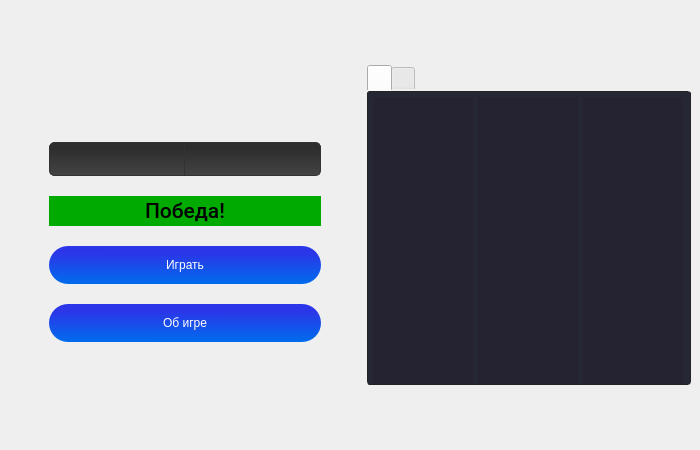
<?xml version="1.0" encoding="UTF-8"?>
<ui version="4.0">
 <author>Gapizova</author>
 <class>MainWindow</class>
 <widget class="QMainWindow" name="MainWindow">
  <property name="geometry">
   <rect>
    <x>0</x>
    <y>0</y>
    <width>700</width>
    <height>450</height>
   </rect>
  </property>
  <property name="minimumSize">
   <size>
    <width>700</width>
    <height>400</height>
   </size>
  </property>
  <property name="maximumSize">
   <size>
    <width>750</width>
    <height>450</height>
   </size>
  </property>
  <property name="windowTitle">
   <string>Крестики - Нолики</string>
  </property>
  <property name="windowIcon">
   <iconset resource="tic_tac_toe/r.qrc">
    <normaloff>:/images/resource/images/title_ico.png</normaloff>:/images/resource/images/title_ico.png</iconset>
  </property>
  <property name="styleSheet">
   <string notr="true">background-image: url(:/images/resource/images/bg.png);</string>
  </property>
  <widget class="QWidget" name="centralwidget">
   <property name="minimumSize">
    <size>
     <width>600</width>
     <height>400</height>
    </size>
   </property>
   <property name="maximumSize">
    <size>
     <width>700</width>
     <height>450</height>
    </size>
   </property>
   <layout class="QHBoxLayout" name="horizontalLayout_2">
    <item>
     <spacer name="horizontalSpacer">
      <property name="orientation">
       <enum>Qt::Horizontal</enum>
      </property>
      <property name="sizeType">
       <enum>QSizePolicy::Fixed</enum>
      </property>
      <property name="sizeHint" stdset="0">
       <size>
        <width>40</width>
        <height>20</height>
       </size>
      </property>
     </spacer>
    </item>
    <item>
     <layout class="QVBoxLayout" name="verticalLayout">
      <property name="spacing">
       <number>20</number>
      </property>
      <item>
       <spacer name="verticalSpacer_2">
        <property name="orientation">
         <enum>Qt::Vertical</enum>
        </property>
        <property name="sizeHint" stdset="0">
         <size>
          <width>20</width>
          <height>40</height>
         </size>
        </property>
       </spacer>
      </item>
      <item>
       <widget class="QLabel" name="label">
        <property name="text">
         <string/>
        </property>
        <property name="pixmap">
         <pixmap resource="tic_tac_toe/r.qrc">:/images/resource/images/name.png</pixmap>
        </property>
        <property name="alignment">
         <set>Qt::AlignCenter</set>
        </property>
       </widget>
      </item>
      <item>
       <layout class="QHBoxLayout" name="horizontalLayout">
        <property name="spacing">
         <number>0</number>
        </property>
        <item>
         <widget class="QPushButton" name="btn_x">
          <property name="minimumSize">
           <size>
            <width>0</width>
            <height>34</height>
           </size>
          </property>
          <property name="styleSheet">
           <string notr="true">QPushButton{
background-color: qlineargradient(spread:pad, x1:0.0172273, y1:0.023, x2:0.0227273, y2:1, stop:0.170455 rgba(45, 45, 45, 255), stop:1 rgba(68, 68, 68, 255));
background-image: url(:/images/resource/images/cross_small.png);
background-repeat: no-repeat;
background-position: center center;
border: 1px solid #333;
border-top-left-radius: 5px;
border-bottom-left-radius: 5px;
}
QPushButton::hover{
background-color: qlineargradient(spread:pad, x1:0.0172273, y1:0.023, x2:0.0227273, y2:1, stop:0.170455 rgba(66, 66, 66, 255), stop:1 rgba(106, 106, 106, 255));
}
QPushButton::pressed{
background-color: rgb(58, 58, 58);
}</string>
          </property>
          <property name="text">
           <string/>
          </property>
         </widget>
        </item>
        <item>
         <widget class="QPushButton" name="btn_o">
          <property name="minimumSize">
           <size>
            <width>0</width>
            <height>34</height>
           </size>
          </property>
          <property name="styleSheet">
           <string notr="true">QPushButton{
background-color: qlineargradient(spread:pad, x1:0.0172273, y1:0.023, x2:0.0227273, y2:1, stop:0.170455 rgba(45, 45, 45, 255), stop:1 rgba(68, 68, 68, 255));
background-image: url(:/images/resource/images/zero_small.png);
background-repeat: no-repeat;
background-position: center center;
border: 1px solid #333;
border-left: none;
border-top-right-radius: 5px;
border-bottom-right-radius: 5px;
}
QPushButton::hover{
background-color: qlineargradient(spread:pad, x1:0.0172273, y1:0.023, x2:0.0227273, y2:1, stop:0.170455 rgba(66, 66, 66, 255), stop:1 rgba(106, 106, 106, 255));
}
QPushButton::pressed{
background-color: rgb(58, 58, 58);
}</string>
          </property>
          <property name="text">
           <string/>
          </property>
         </widget>
        </item>
       </layout>
      </item>
      <item>
       <widget class="QLabel" name="lbl_status">
        <property name="sizePolicy">
         <sizepolicy hsizetype="Preferred" vsizetype="Fixed">
          <horstretch>0</horstretch>
          <verstretch>0</verstretch>
         </sizepolicy>
        </property>
        <property name="minimumSize">
         <size>
          <width>0</width>
          <height>30</height>
         </size>
        </property>
        <property name="font">
         <font>
          <family>Roboto Medium</family>
          <pointsize>16</pointsize>
         </font>
        </property>
        <property name="styleSheet">
         <string notr="true">background: rgb(0, 170, 0);</string>
        </property>
        <property name="text">
         <string>Победа!</string>
        </property>
        <property name="alignment">
         <set>Qt::AlignCenter</set>
        </property>
       </widget>
      </item>
      <item>
       <widget class="QPushButton" name="btn_play">
        <property name="minimumSize">
         <size>
          <width>0</width>
          <height>38</height>
         </size>
        </property>
        <property name="styleSheet">
         <string notr="true">QPushButton{
color: white;
background: none;
border: none;
border-radius: 19px;
background-color: qlineargradient(spread:pad, x1:0.0172273, y1:0.023, x2:0.0227273, y2:1, stop:0.170455 rgba(43, 54, 232, 255), stop:1 rgba(0, 108, 237, 255));
font: 57 16pt &quot;Roboto Medium&quot;;
}
QPushButton::hover{
background-color: qlineargradient(spread:pad, x1:0.0172273, y1:0.023, x2:0.0227273, y2:1, stop:0.170455 rgba(83, 92, 232, 255), stop:1 rgba(75, 149, 237, 255));
}
QPushButton::pressed{
background-color: qlineargradient(spread:pad, x1:0.0172273, y1:0.023, x2:0.0227273, y2:1, stop:0.170455 rgba(14, 27, 232, 255), stop:1 rgba(49, 98, 156, 255));
}</string>
        </property>
        <property name="text">
         <string>Играть</string>
        </property>
       </widget>
      </item>
      <item>
       <widget class="QPushButton" name="btn_info">
        <property name="minimumSize">
         <size>
          <width>0</width>
          <height>38</height>
         </size>
        </property>
        <property name="styleSheet">
         <string notr="true">QPushButton{
color: white;
background: none;
border: none;
border-radius: 19px;
background-color: qlineargradient(spread:pad, x1:0.0172273, y1:0.023, x2:0.0227273, y2:1, stop:0.170455 rgba(43, 54, 232, 255), stop:1 rgba(0, 108, 237, 255));
font: 57 16pt &quot;Roboto Medium&quot;;
}
QPushButton::hover{
background-color: qlineargradient(spread:pad, x1:0.0172273, y1:0.023, x2:0.0227273, y2:1, stop:0.170455 rgba(83, 92, 232, 255), stop:1 rgba(75, 149, 237, 255));
}
QPushButton::pressed{
background-color: qlineargradient(spread:pad, x1:0.0172273, y1:0.023, x2:0.0227273, y2:1, stop:0.170455 rgba(14, 27, 232, 255), stop:1 rgba(49, 98, 156, 255));
}</string>
        </property>
        <property name="text">
         <string>Об игре</string>
        </property>
       </widget>
      </item>
      <item>
       <spacer name="verticalSpacer">
        <property name="orientation">
         <enum>Qt::Vertical</enum>
        </property>
        <property name="sizeHint" stdset="0">
         <size>
          <width>20</width>
          <height>40</height>
         </size>
        </property>
       </spacer>
      </item>
     </layout>
    </item>
    <item>
     <spacer name="horizontalSpacer_2">
      <property name="orientation">
       <enum>Qt::Horizontal</enum>
      </property>
      <property name="sizeType">
       <enum>QSizePolicy::Fixed</enum>
      </property>
      <property name="sizeHint" stdset="0">
       <size>
        <width>40</width>
        <height>20</height>
       </size>
      </property>
     </spacer>
    </item>
    <item>
     <widget class="QTabWidget" name="tabWidget">
      <property name="sizePolicy">
       <sizepolicy hsizetype="Fixed" vsizetype="Fixed">
        <horstretch>0</horstretch>
        <verstretch>0</verstretch>
       </sizepolicy>
      </property>
      <property name="maximumSize">
       <size>
        <width>325</width>
        <height>320</height>
       </size>
      </property>
      <property name="baseSize">
       <size>
        <width>2</width>
        <height>0</height>
       </size>
      </property>
      <property name="focusPolicy">
       <enum>Qt::NoFocus</enum>
      </property>
      <property name="toolTip">
       <string/>
      </property>
      <property name="styleSheet">
       <string notr="true">QTabWidget{
border:none;
}
QTabWidget::pane{
border: 1px solid #222;
border-radius:3px;
}
QWidget#tab_play{
background: rgb(37, 40, 52);
}</string>
      </property>
      <property name="currentIndex">
       <number>0</number>
      </property>
      <property name="tabBarAutoHide">
       <bool>true</bool>
      </property>
      <widget class="QWidget" name="tab_play">
       <attribute name="title">
        <string/>
       </attribute>
       <layout class="QGridLayout" name="gridLayout">
        <property name="leftMargin">
         <number>5</number>
        </property>
        <property name="topMargin">
         <number>5</number>
        </property>
        <property name="rightMargin">
         <number>5</number>
        </property>
        <property name="bottomMargin">
         <number>5</number>
        </property>
        <property name="spacing">
         <number>5</number>
        </property>
        <item row="0" column="0">
         <widget class="QPushButton" name="btn_0_0">
          <property name="sizePolicy">
           <sizepolicy hsizetype="Fixed" vsizetype="Fixed">
            <horstretch>0</horstretch>
            <verstretch>0</verstretch>
           </sizepolicy>
          </property>
          <property name="minimumSize">
           <size>
            <width>100</width>
            <height>100</height>
           </size>
          </property>
          <property name="baseSize">
           <size>
            <width>0</width>
            <height>0</height>
           </size>
          </property>
          <property name="styleSheet">
           <string notr="true">QPushButton{
border:none;
background:rgb(37, 35, 49);
}
QPushButton::hover{
background: rgb(49, 53, 65);
}
QPushButton::pressed{
background: rgb(83, 83, 83);
}</string>
          </property>
          <property name="text">
           <string/>
          </property>
         </widget>
        </item>
        <item row="0" column="1">
         <widget class="QPushButton" name="btn_0_1">
          <property name="sizePolicy">
           <sizepolicy hsizetype="Fixed" vsizetype="Fixed">
            <horstretch>0</horstretch>
            <verstretch>0</verstretch>
           </sizepolicy>
          </property>
          <property name="minimumSize">
           <size>
            <width>100</width>
            <height>100</height>
           </size>
          </property>
          <property name="styleSheet">
           <string notr="true">QPushButton{
border:none;
background:rgb(37, 35, 49);
}
QPushButton::hover{
background: rgb(49, 53, 65);
}
QPushButton::pressed{
background: rgb(83, 83, 83);
}</string>
          </property>
          <property name="text">
           <string/>
          </property>
         </widget>
        </item>
        <item row="0" column="2">
         <widget class="QPushButton" name="btn_0_2">
          <property name="sizePolicy">
           <sizepolicy hsizetype="Fixed" vsizetype="Fixed">
            <horstretch>0</horstretch>
            <verstretch>0</verstretch>
           </sizepolicy>
          </property>
          <property name="minimumSize">
           <size>
            <width>100</width>
            <height>100</height>
           </size>
          </property>
          <property name="styleSheet">
           <string notr="true">QPushButton{
border:none;
background:rgb(37, 35, 49);
}
QPushButton::hover{
background: rgb(49, 53, 65);
}
QPushButton::pressed{
background: rgb(83, 83, 83);
}</string>
          </property>
          <property name="text">
           <string/>
          </property>
         </widget>
        </item>
        <item row="1" column="0">
         <widget class="QPushButton" name="btn_1_0">
          <property name="sizePolicy">
           <sizepolicy hsizetype="Fixed" vsizetype="Fixed">
            <horstretch>0</horstretch>
            <verstretch>0</verstretch>
           </sizepolicy>
          </property>
          <property name="minimumSize">
           <size>
            <width>100</width>
            <height>100</height>
           </size>
          </property>
          <property name="styleSheet">
           <string notr="true">QPushButton{
border:none;
background:rgb(37, 35, 49);
}
QPushButton::hover{
background: rgb(49, 53, 65);
}
QPushButton::pressed{
background: rgb(83, 83, 83);
}</string>
          </property>
          <property name="text">
           <string/>
          </property>
         </widget>
        </item>
        <item row="1" column="1">
         <widget class="QPushButton" name="btn_1_1">
          <property name="sizePolicy">
           <sizepolicy hsizetype="Fixed" vsizetype="Fixed">
            <horstretch>0</horstretch>
            <verstretch>0</verstretch>
           </sizepolicy>
          </property>
          <property name="minimumSize">
           <size>
            <width>100</width>
            <height>100</height>
           </size>
          </property>
          <property name="styleSheet">
           <string notr="true">QPushButton{
border:none;
background:rgb(37, 35, 49);
}
QPushButton::hover{
background: rgb(49, 53, 65);
}
QPushButton::pressed{
background: rgb(83, 83, 83);
}</string>
          </property>
          <property name="text">
           <string/>
          </property>
         </widget>
        </item>
        <item row="1" column="2">
         <widget class="QPushButton" name="btn_1_2">
          <property name="sizePolicy">
           <sizepolicy hsizetype="Fixed" vsizetype="Fixed">
            <horstretch>0</horstretch>
            <verstretch>0</verstretch>
           </sizepolicy>
          </property>
          <property name="minimumSize">
           <size>
            <width>100</width>
            <height>100</height>
           </size>
          </property>
          <property name="styleSheet">
           <string notr="true">QPushButton{
border:none;
background:rgb(37, 35, 49);
}
QPushButton::hover{
background: rgb(49, 53, 65);
}
QPushButton::pressed{
background: rgb(83, 83, 83);
}</string>
          </property>
          <property name="text">
           <string/>
          </property>
         </widget>
        </item>
        <item row="2" column="0">
         <widget class="QPushButton" name="btn_2_0">
          <property name="sizePolicy">
           <sizepolicy hsizetype="Fixed" vsizetype="Fixed">
            <horstretch>0</horstretch>
            <verstretch>0</verstretch>
           </sizepolicy>
          </property>
          <property name="minimumSize">
           <size>
            <width>100</width>
            <height>100</height>
           </size>
          </property>
          <property name="styleSheet">
           <string notr="true">QPushButton{
border:none;
background:rgb(37, 35, 49);
}
QPushButton::hover{
background: rgb(49, 53, 65);
}
QPushButton::pressed{
background: rgb(83, 83, 83);
}</string>
          </property>
          <property name="text">
           <string/>
          </property>
         </widget>
        </item>
        <item row="2" column="1">
         <widget class="QPushButton" name="btn_2_1">
          <property name="sizePolicy">
           <sizepolicy hsizetype="Fixed" vsizetype="Fixed">
            <horstretch>0</horstretch>
            <verstretch>0</verstretch>
           </sizepolicy>
          </property>
          <property name="minimumSize">
           <size>
            <width>100</width>
            <height>100</height>
           </size>
          </property>
          <property name="styleSheet">
           <string notr="true">QPushButton{
border:none;
background:rgb(37, 35, 49);
}
QPushButton::hover{
background: rgb(49, 53, 65);
}
QPushButton::pressed{
background: rgb(83, 83, 83);
}</string>
          </property>
          <property name="text">
           <string/>
          </property>
         </widget>
        </item>
        <item row="2" column="2">
         <widget class="QPushButton" name="btn_2_2">
          <property name="sizePolicy">
           <sizepolicy hsizetype="Fixed" vsizetype="Fixed">
            <horstretch>0</horstretch>
            <verstretch>0</verstretch>
           </sizepolicy>
          </property>
          <property name="minimumSize">
           <size>
            <width>100</width>
            <height>100</height>
           </size>
          </property>
          <property name="styleSheet">
           <string notr="true">QPushButton{
border:none;
background:rgb(37, 35, 49);
}
QPushButton::hover{
background: rgb(49, 53, 65);
}
QPushButton::pressed{
background: rgb(83, 83, 83);
}</string>
          </property>
          <property name="text">
           <string/>
          </property>
         </widget>
        </item>
       </layout>
      </widget>
      <widget class="QWidget" name="tab_info">
       <attribute name="title">
        <string/>
       </attribute>
       <layout class="QVBoxLayout" name="verticalLayout_2">
        <item>
         <widget class="QLabel" name="lbl_info">
          <property name="text">
           <string>TextLabel</string>
          </property>
          <property name="alignment">
           <set>Qt::AlignLeading|Qt::AlignLeft|Qt::AlignTop</set>
          </property>
          <property name="wordWrap">
           <bool>true</bool>
          </property>
         </widget>
        </item>
       </layout>
      </widget>
     </widget>
    </item>
   </layout>
  </widget>
 </widget>
 <resources>
  <include location="tic_tac_toe/r.qrc"/>
 </resources>
 <connections/>
</ui>
